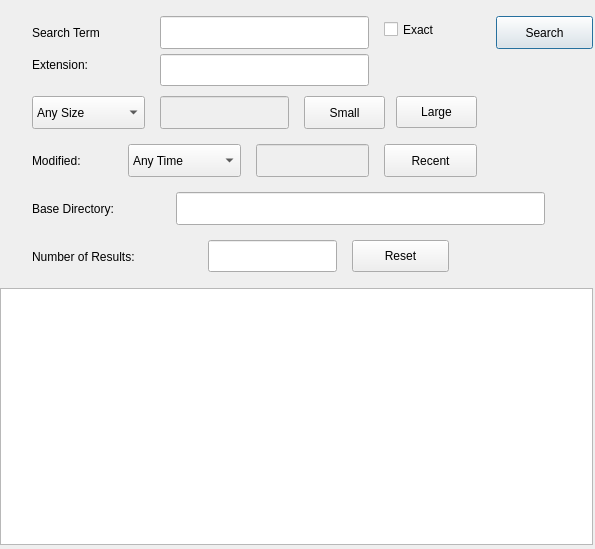
<?xml version="1.0" encoding="UTF-8"?>
<ui version="4.0">
 <class>Dialog</class>
 <widget class="QDialog" name="Dialog">
  <property name="geometry">
   <rect>
    <x>0</x>
    <y>0</y>
    <width>595</width>
    <height>549</height>
   </rect>
  </property>
  <property name="windowTitle">
   <string>Dialog</string>
  </property>
  <widget class="QLineEdit" name="searchTerm">
   <property name="geometry">
    <rect>
     <x>160</x>
     <y>16</y>
     <width>209</width>
     <height>33</height>
    </rect>
   </property>
   <property name="toolTip">
    <string>Search Term</string>
   </property>
  </widget>
  <widget class="QLabel" name="SearchTermLabel">
   <property name="geometry">
    <rect>
     <x>32</x>
     <y>16</y>
     <width>113</width>
     <height>33</height>
    </rect>
   </property>
   <property name="text">
    <string>Search Term</string>
   </property>
  </widget>
  <widget class="QLabel" name="SearchTermLabel_2">
   <property name="geometry">
    <rect>
     <x>32</x>
     <y>48</y>
     <width>113</width>
     <height>33</height>
    </rect>
   </property>
   <property name="text">
    <string>Extension:</string>
   </property>
  </widget>
  <widget class="QLineEdit" name="extensionName">
   <property name="geometry">
    <rect>
     <x>160</x>
     <y>54</y>
     <width>209</width>
     <height>32</height>
    </rect>
   </property>
   <property name="toolTip">
    <string>Search Term</string>
   </property>
  </widget>
  <widget class="QComboBox" name="sizeType">
   <property name="geometry">
    <rect>
     <x>32</x>
     <y>96</y>
     <width>113</width>
     <height>33</height>
    </rect>
   </property>
   <property name="currentIndex">
    <number>0</number>
   </property>
   <item>
    <property name="text">
     <string>Any Size</string>
    </property>
   </item>
   <item>
    <property name="text">
     <string>Less Than</string>
    </property>
   </item>
   <item>
    <property name="text">
     <string>More Than</string>
    </property>
   </item>
  </widget>
  <widget class="QLineEdit" name="sizeEdit">
   <property name="enabled">
    <bool>false</bool>
   </property>
   <property name="geometry">
    <rect>
     <x>160</x>
     <y>96</y>
     <width>129</width>
     <height>33</height>
    </rect>
   </property>
  </widget>
  <widget class="QPushButton" name="smallButton">
   <property name="geometry">
    <rect>
     <x>304</x>
     <y>96</y>
     <width>81</width>
     <height>33</height>
    </rect>
   </property>
   <property name="text">
    <string>Small</string>
   </property>
  </widget>
  <widget class="QPushButton" name="largeButton">
   <property name="geometry">
    <rect>
     <x>396</x>
     <y>96</y>
     <width>81</width>
     <height>32</height>
    </rect>
   </property>
   <property name="text">
    <string>Large</string>
   </property>
  </widget>
  <widget class="QLabel" name="SearchTermLabel_3">
   <property name="geometry">
    <rect>
     <x>32</x>
     <y>144</y>
     <width>81</width>
     <height>33</height>
    </rect>
   </property>
   <property name="text">
    <string>Modified:</string>
   </property>
  </widget>
  <widget class="QComboBox" name="dateType">
   <property name="geometry">
    <rect>
     <x>128</x>
     <y>144</y>
     <width>113</width>
     <height>33</height>
    </rect>
   </property>
   <item>
    <property name="text">
     <string>Any Time</string>
    </property>
   </item>
   <item>
    <property name="text">
     <string>Before</string>
    </property>
   </item>
   <item>
    <property name="text">
     <string>After</string>
    </property>
   </item>
  </widget>
  <widget class="QLineEdit" name="dateEdit">
   <property name="enabled">
    <bool>false</bool>
   </property>
   <property name="geometry">
    <rect>
     <x>256</x>
     <y>144</y>
     <width>113</width>
     <height>33</height>
    </rect>
   </property>
  </widget>
  <widget class="QPushButton" name="recentButton">
   <property name="geometry">
    <rect>
     <x>384</x>
     <y>144</y>
     <width>93</width>
     <height>33</height>
    </rect>
   </property>
   <property name="text">
    <string>Recent</string>
   </property>
  </widget>
  <widget class="QLabel" name="SearchTermLabel_4">
   <property name="geometry">
    <rect>
     <x>32</x>
     <y>192</y>
     <width>145</width>
     <height>33</height>
    </rect>
   </property>
   <property name="text">
    <string>Base Directory:</string>
   </property>
  </widget>
  <widget class="QLineEdit" name="baseEdit">
   <property name="geometry">
    <rect>
     <x>176</x>
     <y>192</y>
     <width>369</width>
     <height>33</height>
    </rect>
   </property>
  </widget>
  <widget class="QTableView" name="resultsList">
   <property name="geometry">
    <rect>
     <x>0</x>
     <y>288</y>
     <width>593</width>
     <height>257</height>
    </rect>
   </property>
   <property name="showGrid">
    <bool>false</bool>
   </property>
  </widget>
  <widget class="QPushButton" name="searchButton">
   <property name="geometry">
    <rect>
     <x>496</x>
     <y>16</y>
     <width>97</width>
     <height>33</height>
    </rect>
   </property>
   <property name="text">
    <string>Search</string>
   </property>
   <property name="default">
    <bool>true</bool>
   </property>
  </widget>
  <widget class="QLineEdit" name="resultsEdit">
   <property name="geometry">
    <rect>
     <x>208</x>
     <y>240</y>
     <width>129</width>
     <height>32</height>
    </rect>
   </property>
   <property name="readOnly">
    <bool>true</bool>
   </property>
  </widget>
  <widget class="QLabel" name="label">
   <property name="geometry">
    <rect>
     <x>32</x>
     <y>240</y>
     <width>177</width>
     <height>33</height>
    </rect>
   </property>
   <property name="text">
    <string>Number of Results:</string>
   </property>
  </widget>
  <widget class="QPushButton" name="resetButton">
   <property name="geometry">
    <rect>
     <x>352</x>
     <y>240</y>
     <width>97</width>
     <height>32</height>
    </rect>
   </property>
   <property name="text">
    <string>Reset</string>
   </property>
  </widget>
  <widget class="QCheckBox" name="exactCB">
   <property name="geometry">
    <rect>
     <x>384</x>
     <y>16</y>
     <width>97</width>
     <height>27</height>
    </rect>
   </property>
   <property name="text">
    <string>Exact</string>
   </property>
  </widget>
 </widget>
 <resources/>
 <connections/>
</ui>
